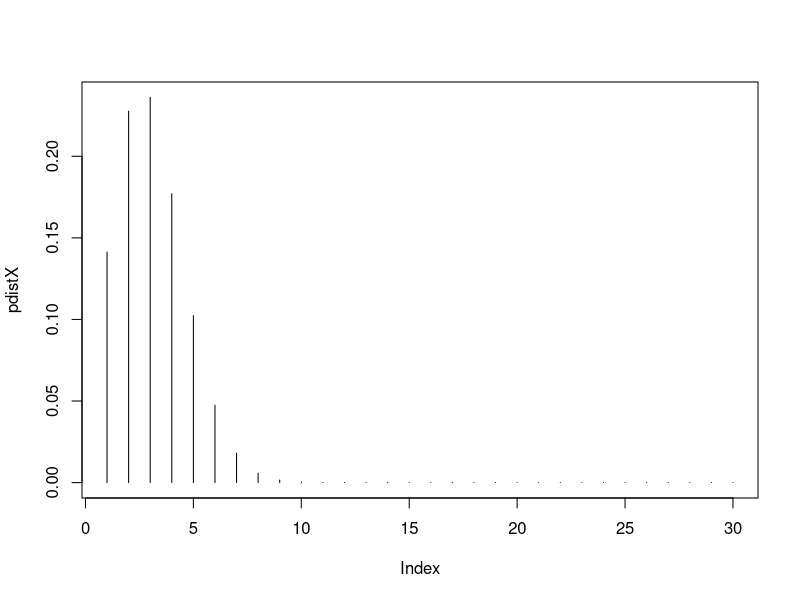
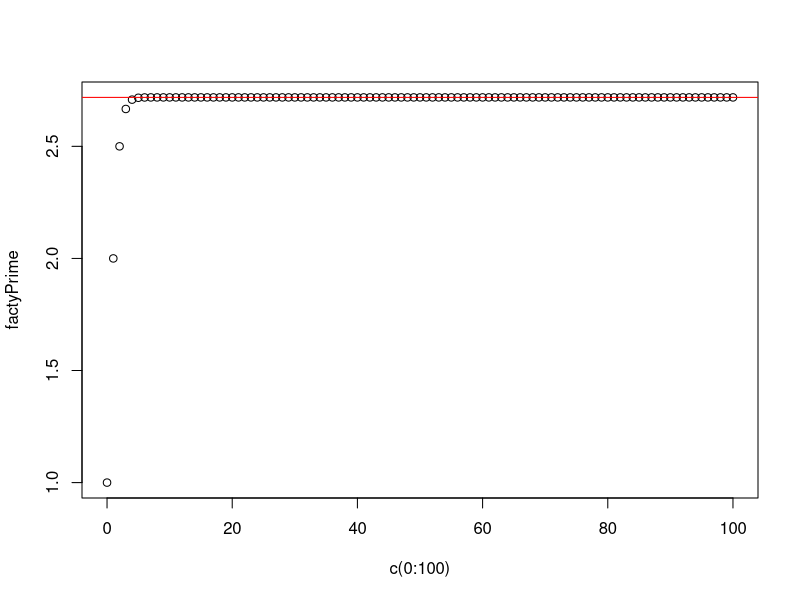

The R source for these figures, in order:
#TAnveer bariana
#homework 5

#11111111111111111111111111111111111111111111111111111111111111111111111
#aaaaaaaaaaaaaaaaaaaaaaaaaaaaaaaaaaaaaaaaaaaaaaaaaaaaaaaaaaaaaaaaaaaaaaa
    #p(5 in 30) p(l)= .1
plefty <- choose(30, 5) * (.1 ^ 5) * (.9 ^ 25)
dbinom(5, 30, .1)
#bbbbbbbbbbbbbbbbbbbbbbbbbbbbbbbbbbbbbbbbbbbbbbbbbbbbbbbbbbbbbbbbbbbbbbb
pdistX<- dbinom(1:30, 30, .1)
#ccccccccccccccccccccccccccccccccccccccccccccccccccccccccccccccccccccccc
plot(pdistX, type= 'h')
#ddddddddddddddddddddddddddddddddddddddddddddddddddddddddddddddddddddd
pLeftChair <- pbinom(4, 30, .1)
#22222222222222222222222222222222222222222222222222222222222222222222222
#mean 7, sd 1.2
#aaaaaaaaaaaaaaaaaaaaaaaaaaaaaaaaaaaaaaaaaaaaaaaaaaaaaaaaaaaaaaaaaaaaaaa
overNine <- 1 - pnorm(9, 7, 1.2)
#bbbbbbbbbbbbbbbbbbbbbbbbbbbbbbbbbbbbbbbbbbbbbbbbbbbbbbbbbbbbbbbbbbbbbbb
nice <- pnorm(8, 7, 1.2) - pnorm(6, 7, 1.2)
#ccccccccccccccccccccccccccccccccccccccccccccccccccccccccccccccccccccccc
qnorm(.85, 7, 1.2)
#ddddddddddddddddddddddddddddddddddddddddddddddddddddddddddddddddddddddd
sam <- sample(5.8:9.2, 10, T)
mean(sam)
sd(sam)
#eeeeeeeeeeeeeeeeeeeeeeeeeeeeeeeeeeeeeeeeeeeeeeeeeeeeeeeeeeeeeeeeeeeeeeee
saem <- sample(5.8:9.2, 10000, T)
mean(saem)
sd(saem)
#33333333333333333333333333333333333333333333333333333333333333333333333
#aaaaaaaaaaaaaaaaaaaaaaaaaaaaaaaaaaaaaaaaaaaaaaaaaaaaaaaaaaaaaaaaaaaaaaa
#well say anything outside of this[-3:3] is negligable  
nor <- (sample(-3:3, 10000, T)) ^ 2
#bbbbbbbbbbbbbbbbbbbbbbbbbbbbbbbbbbbbbbbbbbbbbbbbbbbbbbbbbbbbbbbbbbbbbbb
pnorm(2, mean(nor), sd(nor))
#ccccccccccccccccccccccccccccccccccccccccccccccccccccccccccccccccccccccc
pchisq(2, 1)
#i think i messed up/ they are very differnt, maybe complements
#44444444444444444444444444444444444444444444444444444444444444444444444
#aaaaaaaaaaaaaaaaaaaaaaaaaaaaaaaaaaaaaaaaaaaaaaaaaaaaaaaaaaaaaaaaaaaaaaa
facty <- 1/(factorial(0:100))
#bbbbbbbbbbbbbbbbbbbbbbbbbbbbbbbbbbbbbbbbbbbbbbbbbbbbbbbbbbbbbbbbbbbbbbb
factyPrime<- NULL
factyPrime <- cumsum(facty)
#ccccccccccccccccccccccccccccccccccccccccccccccccccccccccccccccccccccccc
plot(c(0:100), factyPrime)
abline(h = exp(1), col = "red")
#i cant get the graph to go high enough to show e
